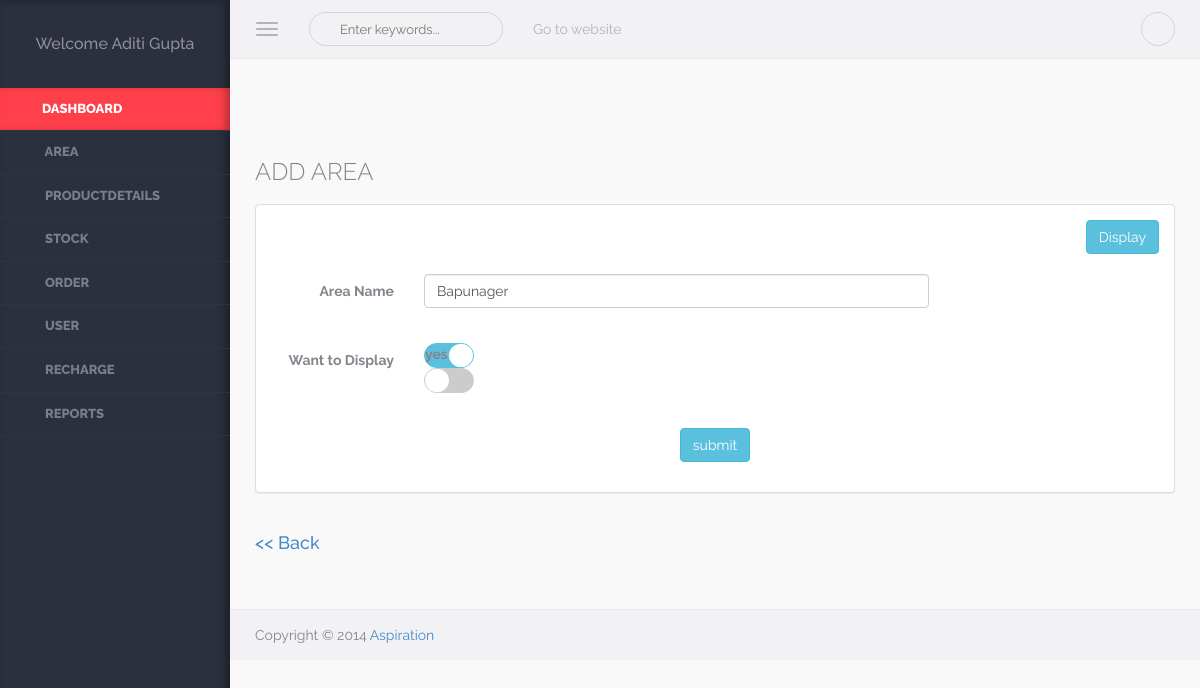
The page /admin/edit_area.php?Id=1 (signed in) on the database its author committed.
### tables this page shows
CREATE TABLE `user` (
  `Userid` int(5) NOT NULL,
  `Username` varchar(50) NOT NULL,
  `Password` varchar(8) NOT NULL,
  `Usertypeid` int(5) NOT NULL,
  `Fname` varchar(50) NOT NULL,
  `Lname` varchar(50) NOT NULL,
  `Mobileno` bigint(10) NOT NULL,
  `Address` varchar(100) NOT NULL,
  `Areaid` int(5) NOT NULL,
  `Email` varchar(50) NOT NULL,
  `DOB` date NOT NULL,
  `DOL` datetime NOT NULL,
  `Visitcnt` int(5) NOT NULL,
  `Isauthenticate` bit(1) NOT NULL
);

CREATE TABLE `area` (
  `Areaid` int(5) NOT NULL,
  `Areaname` varchar(50) NOT NULL,
  `Isdisplay` bit(1) NOT NULL
);

### Class/User.php (called while the page is built, shortened)
<?php
class User
{
	public function display1($uid)
	{
			$conn=new mysqli("localhost","root","","db_alboutveggies");
			$qry="SELECT Fname,Lname,Mobileno,Address,Email FROM User WHERE Userid=".$uid;
			$data=mysqli_query($conn,$qry);
			return $data;
				}
}
?>

### Class/Area.php (called while the page is built, shortened)
<?php
class Area
{
	public function select($rec)
	{
		$conn=new mysqli("localhost","root","","db_alboutveggies");
		$qry="SELECT * FROM `area` WHERE Areaid=".$rec;
		$data=mysqli_query($conn,$qry);
		return $data;
	}
}
?>

### admin/edit_area.php (the view, shortened to what this page needs)
<?php
	include_once("header.php");
?>
<div class="warper container-fluid">
<br/><br/><br/>
<?php
include_once("../class/Area.php");
$obj=new Area();
$aid=$anm=$isd=$chy=$chn="";
if(isset($_GET["Id"]))
{
	$aid=$_GET["Id"];
	$rec=$obj->select($aid);
	while($result=mysqli_fetch_array($rec))
	{
		$anm=$result[1];
	}
}
?>
<div class="page-header"><h3>ADD AREA</h3></div>
      		<div class="row">
               <div class="col-md-12">
                 	<div class="panel panel-default">
                        <div class="panel-body">
						<form class="form-horizontal" method="post">
	<div align="right">
            <input type="submit" class="btn btn-info" Name="btnDis" value="Display">
	  </div>
</form>
<br/>
            	<form class="form-horizontal" method="post">
		 <div class="form-group">
       <label class="col-sm-2 control-label">Area Name</label>
		<div class="col-sm-7">
       <input type="text" class="form-control tagsinput" Name="txtAnm" value="<?php echo $anm;?>" placeholder="Area name" required>
		</div>
         </div>
         <br />
        <div class="form-group">
		<label class="col-sm-2 control-label">Want to Display</label>
										<div class="col-sm-2">
                                        <div class="switch-button info showcase-switch-button">
                                            <label for="switch-button-6">yes</label>&nbsp;&nbsp;&nbsp;&nbsp;&nbsp;
                                            <label for="switch-button-7">no</label>
                                        </div>
                                     </div>
		</div>
		<br />
       <div class="form-group">
	   <div align="center">
      <input type="submit" class="btn btn-info" Name="btnSub" value="submit">
	  </div>
	  </div>
			 	</form>
						</div>
					</div>
            </div>
			</div>
 <a href='index.php' ><h4>&lt;&lt;&nbsp;Back</h4></a>
</div>
			<?php
	include_once("footer.php");
?>
</body>
</html>

### admin/header.php (shortened to what this page needs)
<!DOCTYPE html>
<html lang="en">
<head>
    <link rel="stylesheet" href="assets/css/plugins/typeahead/typeahead.css" />
    <link rel="stylesheet" href="assets/css/switch-buttons/switch-buttons.css" />
	<link rel="stylesheet" href="assets/css/bootstrap/bootstrap.css" />
    <link rel="stylesheet" href="assets/css/fontawesome/font-awesome.css" />
    <link rel="stylesheet" href="assets/css/plugins/bootstrap-tagsinput/bootstrap-tagsinput.css" />
    <link rel="stylesheet" href="assets/css/plugins/bootstrap-chosen/chosen.css" />
    <link rel="stylesheet" href="assets/css/plugins/bootstrap-datetimepicker/bootstrap-datetimepicker.css" />
    <link rel="stylesheet" href="assets/css/plugins/calendar/calendar.css" />
    <link rel="stylesheet" href="assets/css/app/app.v1.css" />
</head>
<body >
<?php
		include_once("../class/User.php");
	$obj=new User();
	$Uid=$_SESSION["uid"];
$Utid=$_SESSION["utid"];
	$rec=$obj->display1($Uid);
$data="	<aside class='left-panel'>
            <div class='user text-center'>";
	if($result=mysqli_fetch_array($rec))
	{
				$data.="<h4 class='user-name'>Welcome ".$result[0]."&nbsp;".$result[1]."</h4>";
	}
	$data.="</div>
	<nav class='navigation'>
            	<ul class='list-unstyled'>
                	<li class='active'><a href='index.php'><i class='fa fa-bookmark-o'></i><span class='nav-label'>Dashboard</span></a></li>
               ";
    if($Utid==1)
	{
       $data.="
                    <li class='has-submenu'><a href='#'><i class='fa fa-map-marker'></i> <span class='nav-label'>Area</span></a>
                    	<ul class='list-unstyled'>
						<li><a href='edit_area.php'>Add Area</a></li>
                        	<li><a href='display_area.php'>Area</a></li>
							                         </ul>
                    </li>
					<li class='has-submenu'><a href='#'><i class='fa fa-file-text-o'></i> <span class='nav-label'>Productdetails</span></a>
                    	<ul class='list-unstyled'>
						<li><a href='edit_category.php'>Add category</a></li>
						<li><a href='display_category.php'>Category</a></li>
						<li><a href='edit_product.php'>Add product</a></li>
						<li><a href='display_productcategory.php'>Product</a></li>
                            </ul>
					</li>
					<li class='has-submenu'><a href='#'><i class='fa fa-file-text-o'></i> <span class='nav-label'>Stock</span></a>
                    	<ul class='list-unstyled'>
						<li><a href='edit_measuretype.php'>Add Measuretype</a></li>
						<li><a href='display_measuretype.php'>Measuretype</a></li>
						<li><a href='edit_stock.php'>Add Stock</a></li>
						<li><a href='display_stock.php'>Stock</a></li>
						</ul>
					</li>
					<li class='has-submenu'><a href='#'><i class='fa fa-file-text-o'></i> <span class='nav-label'>Order</span></a>
                    	<ul class='list-unstyled'>
						<li><a href='display_order.php'>Order</a></li>
                            <li><a href='display_orderdetail.php'>Orderdetail</a></li>
                            <li><a href='display_orderstatus.php'>Orderstatus</a></li>
<li><a href='todayorderA.php'>Today Order</a></li>
							</ul>
					</li>
					<li class='has-submenu'><a href='display_user.php'><i class='fa fa-users'></i> <span class='nav-label'>User</span></a>
                    						</li>
				<li class='has-submenu'><a href='display_recharge.php'><i class='fa fa-money'></i> <span class='nav-label'>Recharge</span></a>
                    	</li>
					<li class='has-submenu'><a href='report.php'><i class='fa fa-users'></i> <span class='nav-label'>Reports</span></a>
                    						</li>
				";
	}
	else
	{
	$data.="	<li class='has-submenu'><a href='todayorderS.php'><i class='fa fa-child'></i> <span class='nav-label'>Today Order</span></a>
                    						</li>
				<li class='has-submenu'><a href='myorder.php'><i class='fa fa-child'></i> <span class='nav-label'>Past Order</span></a>
                    	</li>";
	}
	 $data.="    </ul>
            </nav>
    </aside>";
	echo $data;
  ?>
    <section class="content">
        <header class="top-head container-fluid">
            <button type="button" class="navbar-toggle pull-left">
                <span class="icon-bar"></span>
                <span class="icon-bar"></span>
                <span class="icon-bar"></span>
            </button>
            <form role="search" class="navbar-left app-search pull-left hidden-xs">
              <input type="text" placeholder="Enter keywords..." class="form-control form-control-circle">
         	</form>
            <nav class=" navbar-default hidden-xs" role="navigation">
                <ul class="nav navbar-nav">
                <li><a href="../website/index.php">Go to website</a></li>
              </ul>
            </nav>
            <ul class="nav-toolbar">
            	                <li class="dropdown"><a href="#" data-toggle="dropdown"><i class="fa fa-ellipsis-v"></i></a>
                </li>
            </ul>
        </header>

### admin/assets/css/switch-buttons/switch-buttons.css (style rules this page uses)
.switch-button { display:inline-block; }
.switch-button label { position:relative; background-color:#CCC; border:1px solid #ccc; vertical-align:middle; width:50px; height:25px; margin:0px; cursor:pointer; -webkit-border-radius: 60px; -moz-border-radius: 60px; -ms-border-radius: 60px; -o-border-radius: 60px; border-radius: 60px; -webkit-transition: all 0.4s; -moz-transition: all 0.4s; -o-transition: all 0.4s; transition: all 0.4s; }
.switch-button label:after { background-color:#fff; height:100%; position:absolute; top:0px; left:0px; width:50%; content:""; -webkit-border-radius: 60px; -moz-border-radius: 60px; -ms-border-radius: 60px; -o-border-radius: 60px; border-radius: 60px; -webkit-transition: all 0.4s; -moz-transition: all 0.4s; -o-transition: all 0.4s; transition: all 0.4s; }
.switch-button input:checked + label { background-color:#27C24C; border-color:#27C24C; }
.switch-button input:checked + label:after { margin-left:50%; -webkit-transition: all 0.4s; -moz-transition: all 0.4s; -o-transition: all 0.4s; transition: all 0.4s; }
.switch-button.info input:checked + label { background-color:#5bc0de; border-color:#5bc0de; }

### admin/assets/css/app/app.v1.css (style rules this page uses)
body { background-color:#f9f9f9; color:#85868d; font-family: 'Raleway', sans-serif; position:relative; }
body, html { overflow-x:hidden; }
aside.left-panel { background-color:#2b2f3e; width:230px; position:fixed; padding:25px 0px; box-shadow:inset -5px 0px 8px rgba(0,0,0,0.3); height:100%; top:0px; left:0px; }
.user { margin-bottom:35px; }
.user h4.user-name { color:#8e909a; font-size:16px; }
.navigation { margin:20px 0px; }
.navigation > ul > li { position:relative; }
.navigation > ul > li.has-submenu:after { content:"\f105"; font-family: 'FontAwesome'; display:inline-block; position:absolute; color:#7a7e8a; right:15px; transition: all 0.4s; -moz-transition: all 0.4s; -webkit-transition: all 0.4s; -o-transition: all 0.4s; top:10px; visibility:hidden; }
.navigation > ul > li > a { display:block; padding:12px 25px; color:#7a7e8a; text-transform:uppercase; font-size:13px; text-decoration:none; font-weight:800; border-bottom:1px solid #2f3444; transition: all 0.4s; -moz-transition: all 0.4s; -webkit-transition: all 0.4s; -o-transition: all 0.4s; }
.navigation > ul > li:hover > a, .navigation > ul > li.active:hover > a, .navigation > ul > li.active > a { color:#fff; background-color: #ff404b; -webkit-box-shadow: inset -6px 0 8px -2px rgba(0,0,0,0.3); box-shadow: inset -6px 0 8px -2px rgba(0,0,0,0.3); }
.navigation ul li a i { margin-right:6px; font-size:14px; }
header { background-color:#f2f2f4; border-bottom:1px solid #ececee; padding-top:4px; padding-bottom:4px; }
.navbar-toggle { margin:8px 20px 8px 0px; display:block; padding-left:0px; }
.navbar-toggle .icon-bar { background-color:#b3b3be; }
.app-search { position:relative; margin-top:8px; margin-bottom:8px; margin-right:15px; }
.app-search .form-control, .app-search .form-control:focus { border:1px solid #d3d3db; font-size:13px; color:#c4c4cd; padding-left:30px; background:none; box-shadow:none; }
.app-search:before { content:"\f002"; position:absolute; left:12px; font-family: FontAwesome; cursor:pointer; top:7px; color:#c4c4cd; display:inline-block; }
header .navbar-default .navbar-nav > li > a { color:#b3b3be; }
.nav-toolbar { margin:8px 0px; float:right; }
.nav-toolbar > li { padding:0px; display:inline-block; margin-left:5px; position:relative; list-style:none; }
.nav-toolbar > li > a { color:#d3d3db; font-size:18px; border:1px solid #d3d3db; border-radius:50px; height:34px; width:34px; text-align:center; display:block; padding:4px; }
.content { margin-left:230px; }
.content > .container-fluid { padding-left:25px; padding-right:25px; }
.warper { padding-top:20px; padding-bottom:20px; min-height:550px; }
.page-header { margin:0px; border:0px; }
.page-header * { font-weight:300; }
.btn-circle, .form-control-circle, .btn-group .btn-circle:first-child:not(:last-child):not(.dropdown-toggle) { border-radius:50px; }
.panel { margin-bottom:30px; }
.showcase-switch-button { margin-right:15px; }

### rows shown on the page
user: Fname "Aditi", Lname "Gupta"
area: txtAnm "Bapunager"
